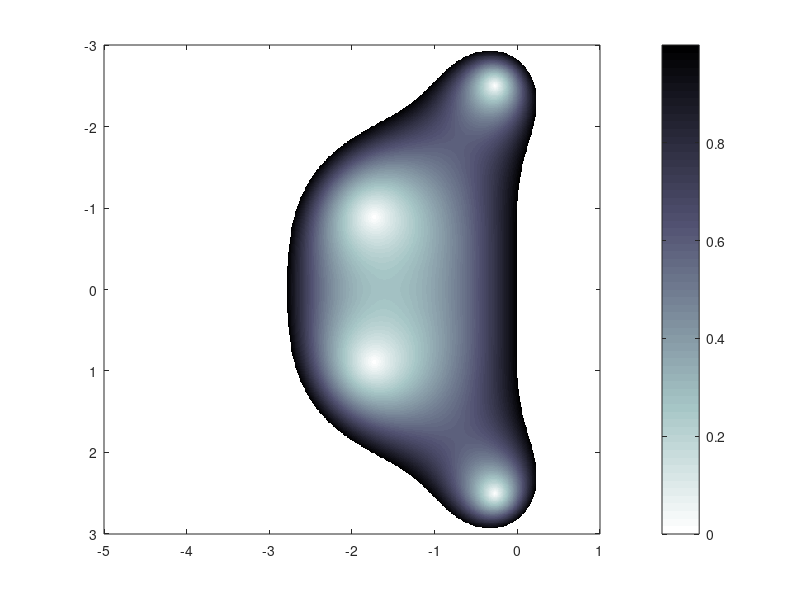

Here is the MATLAB script that generated this plot: (Note: this script raises an error after producing the figure.)
% Stability region for RK4


[X, Y] = meshgrid(-5:.01:1, -3:.01:3); 
z = X + 1i*Y; 
R = 1 + z + .5*z.^2 + (1/6)*z.^3 + (1/24)*z.^4; 
Rhat = abs(R); 
Rhat = Rhat.*(Rhat<1);  %# here truncation occurs

fig1 = figure(1);
imagesc([min(X(:)) max(X(:))],[min(Y(:)) max(Y(:))], Rhat) 
colormap(flipud(bone))
cb = colorbar();
cb.Title.String = "R(z)";
xlabel('Real(z)')
ylabel('Imag(z)')
grid on;
exportgraphics(fig1,'rk4_stability_region.pdf','ContentType','vector')
disp('fin')

%Reference: https://www.physicsforums.com/threads/plotting-runge-kutta-4-stability-region.1023646/

